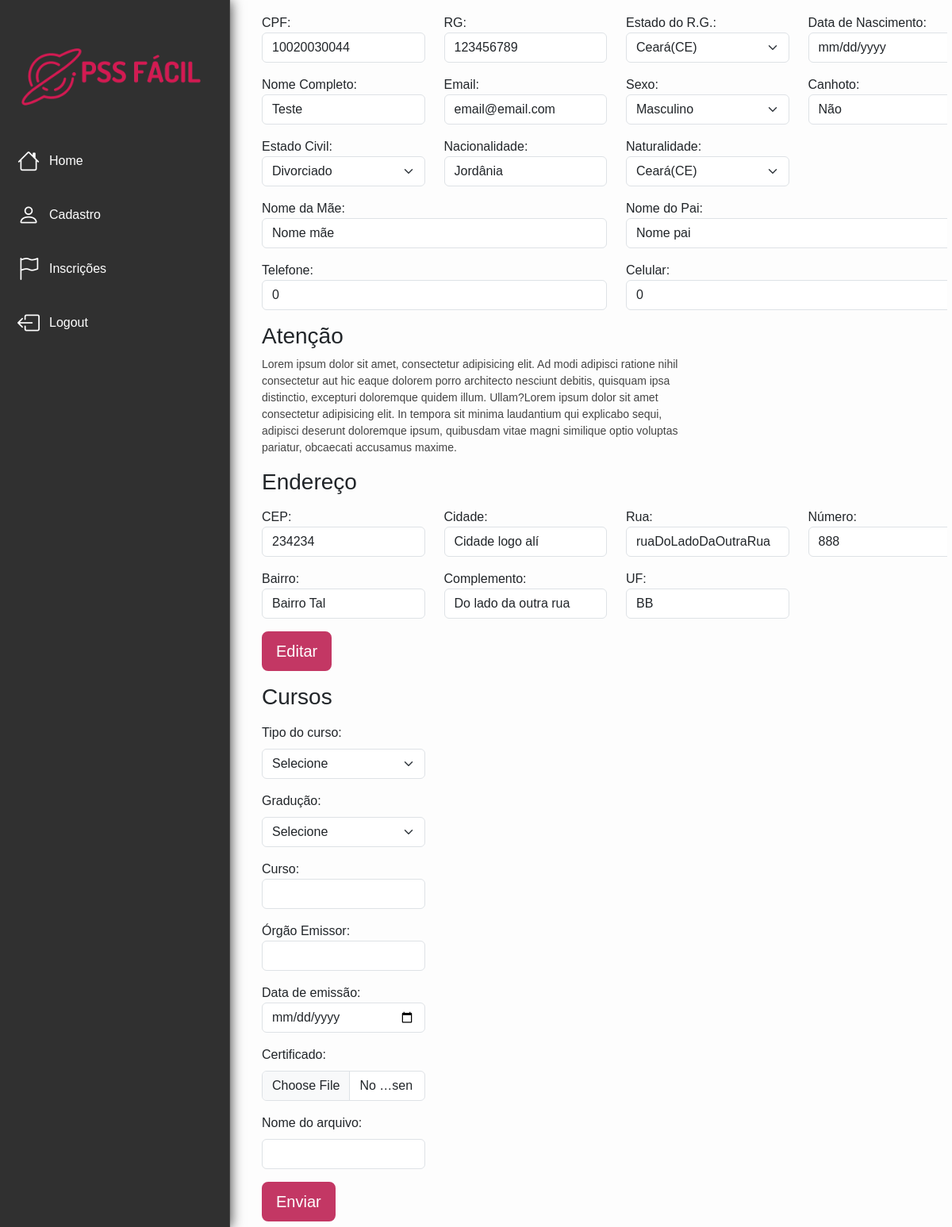
The app's page /cadastro.php (signed in), older data.
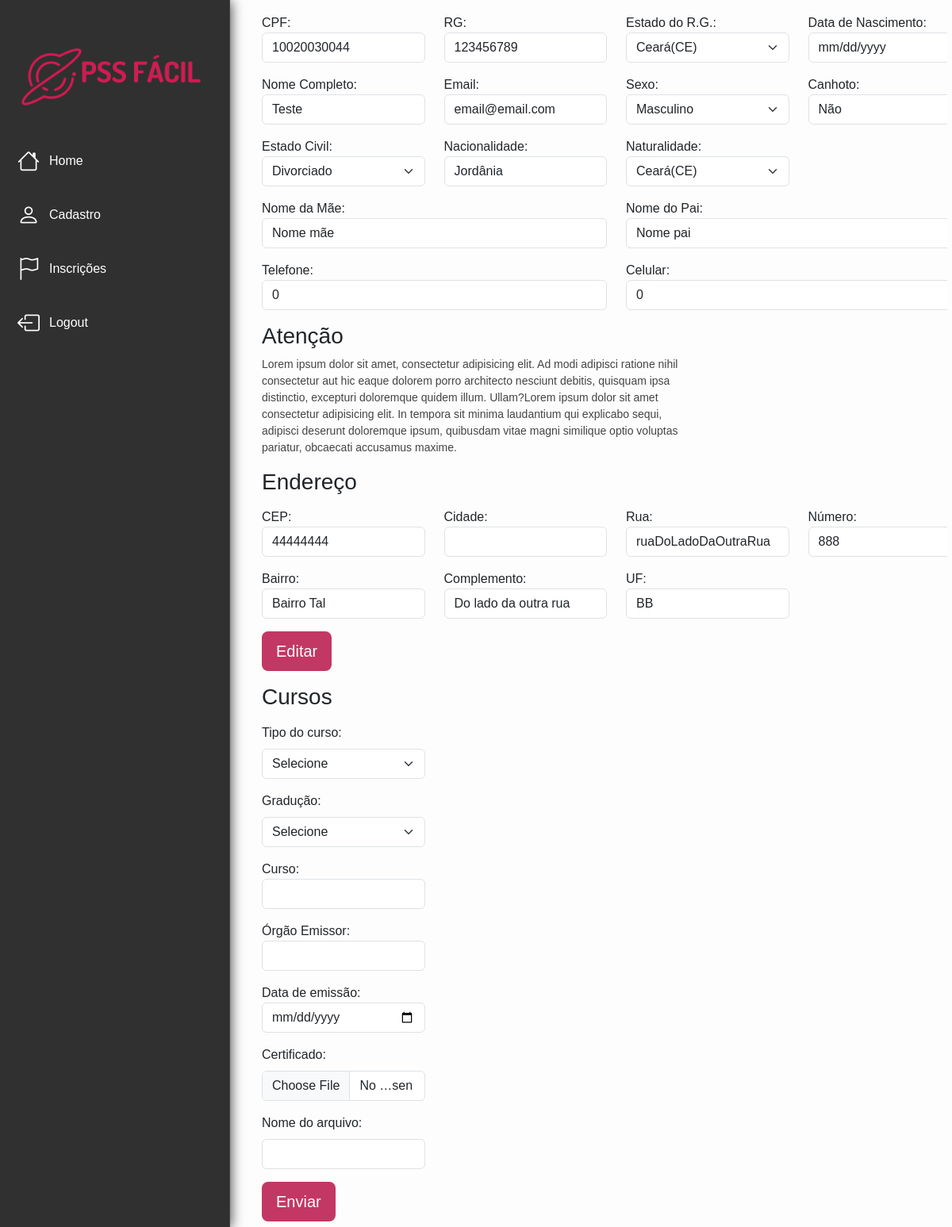
The same page, newer data.
### tables this page shows
CREATE TABLE `tb_usuario` (
  `id_usuario` int(11) NOT NULL,
  `nome_completo` varchar(80) NOT NULL,
  `data_nascimento` date NOT NULL,
  `cpf` varchar(20) NOT NULL,
  `rg` int(20) NOT NULL,
  `estado_rg` varchar(50) NOT NULL,
  `email` varchar(80) NOT NULL,
  `sexo` varchar(20) NOT NULL,
  `canhoto` varchar(20) NOT NULL,
  `estado_civil` varchar(20) NOT NULL,
  `nome_mae` varchar(80) NOT NULL,
  `nome_pai` varchar(80) NOT NULL,
  `nacionalidade` varchar(50) NOT NULL,
  `naturalidade` varchar(50) NOT NULL,
  `cep` int(20) NOT NULL,
  `rua` varchar(80) NOT NULL,
  `numero_casa` int(20) NOT NULL,
  `complemento` varchar(100) NOT NULL,
  `bairro` varchar(50) NOT NULL,
  `cidade` varchar(50) NOT NULL,
  `uf` varchar(20) NOT NULL,
  `senha` varchar(50) NOT NULL,
  `telefone` int(20) NOT NULL,
  `celular` int(20) NOT NULL
);

### atualizar_dados.php (called while the page is built, shortened)
<?php
$modoEdicao = false;

### cadastro.php (the view, shortened to what the rows shown need)
<?php
include "conn.php";
include "atualizar_dados.php";
$consulta_dados = $conn->prepare('SELECT * FROM `tb_usuario` WHERE id_usuario = :pId_usuario');
$consulta_dados->bindValue(':pId_usuario', $_SESSION['login']);
$consulta_dados->execute();
$row_dados = $consulta_dados->fetch();
?>
<!DOCTYPE php>
<php lang="pt-br">
    <?php
    include "headHTML.php"
    ?>
    <body class="body-area-usuario">
        <main class="main">
            <form action="cadastro.php" method="POST" enctype="multipart/form-data">
                <div class="row">
                    <div class="mb-3 col-3">
                        <label for="form-cpf" class="form-cpf">CPF:</label>
                        <input type="text" class="form-control" id="form-cpf" name="form-cpf" placeholder="000.000.000-00" value="<?php echo $row_dados['cpf'] ?>" <?php echo ($modoEdicao) ? '' : 'readonly'; ?>>
                    </div>
                    <div class="mb-3 col-3">
                        <label for="form-rg" class="form-rg">RG:</label>
                        <input type="text" class="form-control" id="form-rg" name="form-rg" placeholder="00.000.000-0" value="<?php echo $row_dados['rg']; ?>" <?php echo ($modoEdicao) ? '' : 'readonly'; ?>>
                    </div>
                    <div class="mb-3 col-3">
                        <label for="form-data-nascimento" class="form-data-nascimento">Data de Nascimento:</label>
                        <input type="date" class="form-control" id="form-data-nascimento" name="form-data-nascimento" value="<?php echo $row_dados['data_nascimento']; ?>" <?php echo ($modoEdicao) ? '' : 'readonly'; ?>>
                    </div>
                </div>
                <div class="row">
                    <div class="mb-3 col-3">
                        <label for="form-nome-completo" class="form-nome-completo">Nome Completo:</label>
                        <input type="text" class="form-control" id="form-nome-completo" name="form-nome-completo" placeholder="Nome completo" value="<?php echo $row_dados['nome_completo']; ?>" <?php echo ($modoEdicao) ? '' : 'readonly'; ?>>
                    </div>
                    <div class="mb-3 col-3">
                        <label for="form-email" class="form-email">Email:</label>
                        <input type="email" class="form-control" id="form-email" name="form-email" value="<?php echo $row_dados['email']; ?>" <?php echo ($modoEdicao) ? '' : 'readonly'; ?>>
                    </div>
                    <div class="mb-3 col-3">
                        <label for="form-nacionalidade" class="form-nacionalidade">Nacionalidade:</label>
                        <input type="text" class="form-control" id="form-nacionalidade" name="form-nacionalidade" value="<?php echo $row_dados['nacionalidade']; ?>" <?php echo ($modoEdicao) ? '' : 'readonly'; ?>>
                    </div>
                </div>
                <div class="row">
                    <div class="mb-3 col-6">
                        <label for="form-nome-mae" class="form-nome-mae">Nome da Mãe:</label>
                        <input type="text" class="form-control" id="form-nome-mae" name="form-nome-mae" value="<?php echo $row_dados['nome_mae']; ?>" <?php echo ($modoEdicao) ? '' : 'readonly'; ?>>
                    </div>
                    <div class="mb-3 col-6">
                        <label for="form-nome-pai" class="form-nome-pai">Nome do Pai:</label>
                        <input type="text" class="form-control" id="form-nome-pai" name="form-nome-pai" value="<?php echo $row_dados['nome_pai']; ?>" <?php echo ($modoEdicao) ? '' : 'readonly'; ?>>
                    </div>
                    <div class="mb-3 col-6">
                        <label for="form-telefone" class="form-telefone">Telefone:</label>
                        <input type="text" class="form-control" id="form-telefone" name="form-telefone" value="<?php echo $row_dados['telefone']; ?>" <?php echo ($modoEdicao) ? '' : 'readonly'; ?>>
                    </div>
                    <div class="mb-3 col-6">
                        <label for="form-celular" class="form-celular">Celular:</label>
                        <input type="text" class="form-control" id="form-celular" name="form-celular" value="<?php echo $row_dados['celular']; ?>" <?php echo ($modoEdicao) ? '' : 'readonly'; ?>>
                    </div>
                </div>
                <div class="row">
                    <div class="mb-3 col-3">
                        <label for="form-cep" class="form-cep">CEP:</label>
                        <input type="text" class="form-control" id="form-cep" name="form-cep" placeholder="00000-000" value="<?php echo $row_dados['cep']; ?>" <?php echo ($modoEdicao) ? '' : 'readonly'; ?>>
                    </div>
                    <div class="mb-3 col-3">
                        <label for="form-uf" class="form-uf">Cidade:</label>
                        <input type="text" class="form-control" id="form-uf" name="form-uf" value="<?php echo $row_dados['cidade']; ?>" <?php echo ($modoEdicao) ? '' : 'readonly'; ?>>
                    </div>
                    <div class="mb-3 col-3">
                        <label for="form-rua" class="form-rua">Rua:</label>
                        <input type="text" class="form-control" id="form-rua" name="form-rua" value="<?php echo $row_dados['rua']; ?>" <?php echo ($modoEdicao) ? '' : 'readonly'; ?>>
                    </div>
                    <div class="mb-3 col-3">
                        <label for="form-numero-da-casa" class="form-numero-da-casa">Número:</label>
                        <input type="text" class="form-control" id="form-numero-da-casa" name="form-numero-da-casa" value="<?php echo $row_dados['numero_casa']; ?>" <?php echo ($modoEdicao) ? '' : 'readonly'; ?>>
                    </div>
                    <div class="mb-3 col-3">
                        <label for="form-bairro" class="form-bairro">Bairro:</label>
                        <input type="text" class="form-control" id="form-bairro" name="form-bairro" value="<?php echo $row_dados['bairro']; ?>">
                    </div>
                    <div class="mb-3 col-3">
                        <label for="form-complemento" class="form-complemento">Complemento:</label>
                        <input type="text" class="form-control" id="form-complemento" name="form-complemento" value="<?php echo $row_dados['complemento']; ?>" <?php echo ($modoEdicao) ? '' : 'readonly'; ?>>
                    </div>
                    <div class="mb-3 col-3">
                        <label for="form-uf" class="form-uf">UF:</label>
                        <input type="text" class="form-control" id="form-uf" name="form-uf" value="<?php echo $row_dados['uf']; ?>" <?php echo ($modoEdicao) ? '' : 'readonly'; ?>>
                    </div>
                </div>
            </form>
        </main>
    </body>
    </html>
</php>

Row changes from the older to the newer data that the page shows:
changed tb_usuario "Teste": form-cep "234234" → "44444444"; form-uf "Cidade logo alí" → (not shown)
